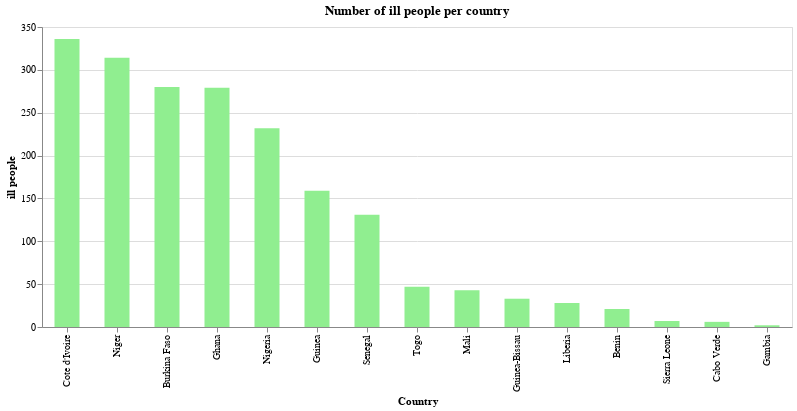

The code cell stored with this chart in its notebook:
### Markdown cell above
### Number of ill patients

### Code cell
source = covid_ana_sort
alt.Chart(source).mark_bar(size = 25).encode(x = alt.X('Country', sort='-y'), y = 'ill people', color = alt.value('lightgreen'),).properties(width = alt.Step(50), height = 300, title = 'Number of ill people per country').interactive()

### Figure 1 — Vega-Lite specification as saved in the notebook (floating-point values rounded to 4 significant figures)
{"config": {"view": {"continuousWidth": 400, "continuousHeight": 300}}, "data": {"name": "data-fe46e20c78ec254f98f8fa2a43749d10"}, "mark": {"type": "bar", "size": 25}, "encoding": {"color": {"value": "lightgreen"}, "x": {"type": "nominal", "field": "Country", "sort": "-y"}, "y": {"type": "quantitative", "field": "ill people"}}, "height": 300, "selection": {"selector002": {"type": "interval", "bind": "scales", "encodings": ["x", "y"]}}, "title": "Number of ill people per country", "width": {"step": 50}, "$schema": "https://vega.github.io/schema/vega-lite/v4.0.2.json", "datasets": {"data-fe46e20c78ec254f98f8fa2a43749d10": [{"Country": "Burkina Faso", "Lat": 12.24, "Long": -1.562, "Date": "2020-04-08T00:00:00", "Confirmed_cases": 414, "Dead": 23, "Recovered": 134, "ill people": 280, "Death rate": 0.05556, "Recovered rate": 0.3237}, {"Country": "Cote d'Ivoire", "Lat": 7.54, "Long": -5.547, "Date": "2020-04-08T00:00:00", "Confirmed_cases": 384, "Dead": 3, "Recovered": 48, "ill people": 336, "Death rate": 0.007812, "Recovered rate": 0.125}, {"Country": "Niger", "Lat": 17.61, "Long": 8.082, "Date": "2020-04-08T00:00:00", "Confirmed_cases": 342, "Dead": 11, "Recovered": 28, "ill people": 314, "Death rate": 0.03216, "Recovered rate": 0.08187}, {"Country": "Ghana", "Lat": 7.947, "Long": -1.023, "Date": "2020-04-08T00:00:00", "Confirmed_cases": 313, "Dead": 6, "Recovered": 34, "ill people": 279, "Death rate": 0.01917, "Recovered rate": 0.1086}, {"Country": "Nigeria", "Lat": 9.082, "Long": 8.675, "Date": "2020-04-08T00:00:00", "Confirmed_cases": 276, "Dead": 6, "Recovered": 44, "ill people": 232, "Death rate": 0.02174, "Recovered rate": 0.1594}, {"Country": "Senegal", "Lat": 14.5, "Long": -14.45, "Date": "2020-04-08T00:00:00", "Confirmed_cases": 244, "Dead": 2, "Recovered": 113, "ill people": 131, "Death rate": 0.008197, "Recovered rate": 0.4631}, {"Country": "Guinea", "Lat": 9.946, "Long": -9.697, "Date": "2020-04-08T00:00:00", "Confirmed_cases": 164, "Dead": 0, "Recovered": 5, "ill people": 159, "Death rate": 0.0, "Recovered rate": 0.03049}, {"Country": "Togo", "Lat": 8.62, "Long": 0.8248, "Date": "2020-04-08T00:00:00", "Confirmed_cases": 70, "Dead": 3, "Recovered": 23, "ill people": 47, "Death rate": 0.04286, "Recovered rate": 0.3286}, {"Country": "Mali", "Lat": 17.57, "Long": -3.996, "Date": "2020-04-08T00:00:00", "Confirmed_cases": 59, "Dead": 7, "Recovered": 16, "ill people": 43, "Death rate": 0.1186, "Recovered rate": 0.2712}, {"Country": "Guinea-Bissau", "Lat": 11.8, "Long": -15.18, "Date": "2020-04-08T00:00:00", "Confirmed_cases": 33, "Dead": 0, "Recovered": 0, "ill people": 33, "Death rate": 0.0, "Recovered rate": 0.0}, {"Country": "Liberia", "Lat": 6.428, "Long": -9.43, "Date": "2020-04-08T00:00:00", "Confirmed_cases": 31, "Dead": 4, "Recovered": 3, "ill people": 28, "Death rate": 0.129, "Recovered rate": 0.09677}, {"Country": "Benin", "Lat": 9.308, "Long": 2.316, "Date": "2020-04-08T00:00:00", "Confirmed_cases": 26, "Dead": 1, "Recovered": 5, "ill people": 21, "Death rate": 0.03846, "Recovered rate": 0.1923}, {"Country": "Cabo Verde", "Lat": 16.54, "Long": -23.04, "Date": "2020-04-08T00:00:00", "Confirmed_cases": 7, "Dead": 1, "Recovered": 1, "ill people": 6, "Death rate": 0.1429, "Recovered rate": 0.1429}, {"Country": "Sierra Leone", "Lat": 8.461, "Long": -11.78, "Date": "2020-04-08T00:00:00", "Confirmed_cases": 7, "Dead": 0, "Recovered": 0, "ill people": 7, "Death rate": 0.0, "Recovered rate": 0.0}, {"Country": "Gambia", "Lat": 13.44, "Long": -15.31, "Date": "2020-04-08T00:00:00", "Confirmed_cases": 4, "Dead": 1, "Recovered": 2, "ill people": 2, "Death rate": 0.25, "Recovered rate": 0.5}]}}
